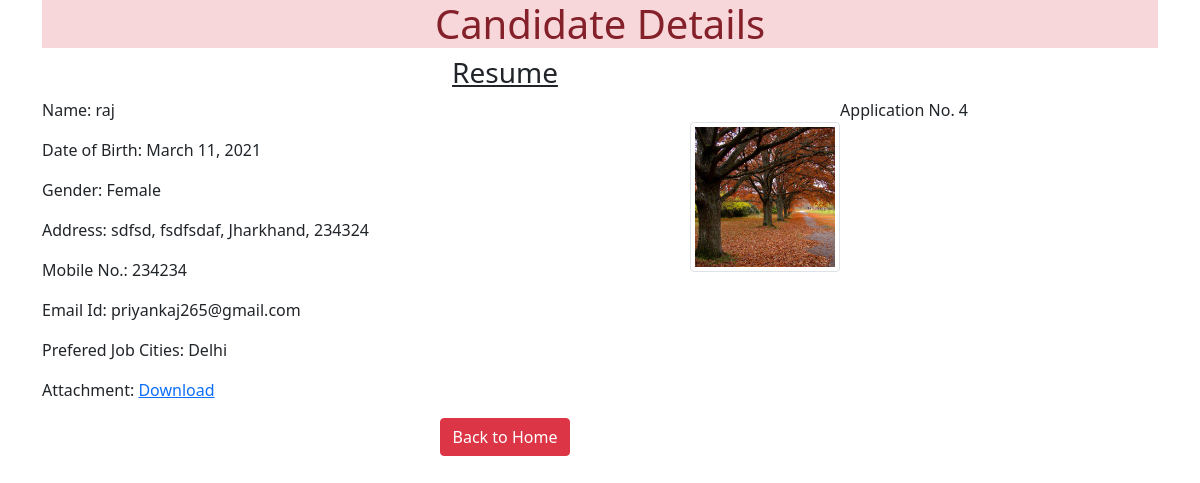
/4, run on the app's committed database.
### myapp/models.py (models this page shows)
class Resume(models.Model):
    name = models.CharField(max_length=100)
    dob = models.DateField(auto_now=False, auto_now_add=False)
    gender = models.CharField( max_length=100)
    locality = models.CharField( max_length=100)
    city = models.CharField( max_length=100)
    pin = models.PositiveIntegerField()
    state = models.CharField(choices=state_choices, max_length=100)
    mobile = models.PositiveIntegerField()
    email = models.EmailField( max_length=254)
    job_city = models.CharField( max_length=100)
    profile_image = models.ImageField(upload_to='profileimg', blank= True)
    my_file = models.FileField(upload_to='doc', blank=True)
    registration_date = models.DateTimeField(auto_now_add=True)

### myapp/views.py (the view)
# urls.py: path('<int:id>', views.CandidateView.as_view(), name='candidate')
class CandidateView(View):
    def get(self, request, id):
        candidate = Resume.objects.get(id=id)
        return render(request, 'myapp/candidate.html', {'candidate':candidate})

### myapp/templatetags/myfilter.py (called while the page is built)
@register.filter(name='remove_special')
def remove_chars(value, arg):
    print('Arg', arg)
    print('value', value)
    for character in arg:
        print(character)
        value = value.replace(character, '')
    return value

### myapp/templates/myapp/candidate.html
{% extends 'myapp/base.html' %}
{% load myfilter %}
{% load static %}
{% block content %}
<div class="container">
    <h1 class="alert-danger text-center">Candidate Details</h1>
    <div class="row">
        <div class='col-sm-10'>
            <h3 class="text-center"><u>Resume</u></h3>
            <p class="float-end">Application No. {{candidate.id}}</p>
            <img src="{{candidate.profile_image.url}}" alt="" class='img-fluid img-thumbnail float-end mt-4' width='150' height='150'>
            <p>Name: {{candidate.name}}</p>
            <p>Date of Birth: {{candidate.dob}}</p>
            <p>Gender: {{candidate.gender}}</p>
            <p>Address: {{candidate.locality}}, {{candidate.city}}, {{candidate.state}}, {{candidate.pin}}</p>
            <p>Mobile No.: {{candidate.mobile}}</p>
            <p>Email Id: {{candidate.email}}</p>
            <p>Prefered Job Cities: {{candidate.job_city| remove_special:"[]'"}}</p>
            <p>Attachment: <a href="{{candidate.my_file.url}}">Download</a></p>
            <div class="text-center">
                <a href="/" class='btn btn-danger'>Back to Home</a>
            </div>
        </div>
    </div>
</div>
{% endblock content %}

### myapp/templates/myapp/base.html (shortened to what this page needs)
<!doctype html>
{% load static %}
<html lang="en">
  <head>
    <link href="https://cdn.jsdelivr.net/npm/bootstrap@5.0.0-beta2/dist/css/bootstrap.min.css" rel="stylesheet">
    <link rel="stylesheet" href="//code.jquery.com/ui/1.12.1/themes/base/jquery-ui.css">
    <link rel="stylesheet" href="/resources/demos/style.css">
    <link rel="stylesheet" href="{% static 'myapp/css/style.css' %}">
  </head>
  <body>
    {% block content %}{% endblock content %}
  </body>
</html>

### data on the page
Resume: id "4", profile_image (picture), name "raj", dob "March 11, 2021", gender "Female", locality "sdfsd", city "fsdfsdaf", state "Jharkhand", pin "234324", mobile "234234", email "priyankaj265@gmail.com", job_city|remove_special "Delhi"
